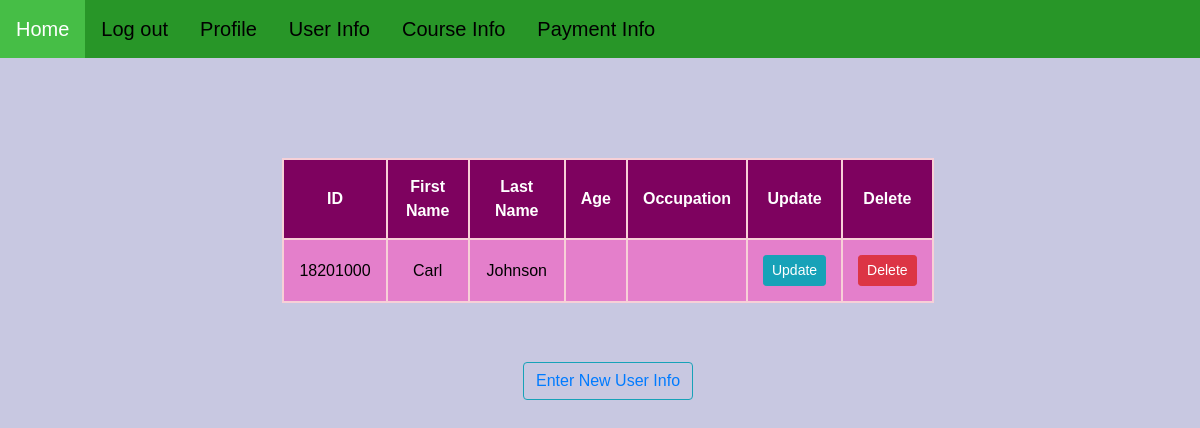
The app's page /userinfo/ (signed in) with its own data.
### User/models.py (models this page shows)
class Userinfo(models.Model):
    user = models.CharField(max_length=20, db_column="user",default="JohnDoe", verbose_name='Username')
    user_id = models.CharField(max_length=8, default=18201000, verbose_name='User ID', unique=True)
    user_firstname = models.CharField(max_length=20, db_column="First name",default="John", verbose_name='First Name')
    user_lastname = models.CharField(max_length=20, db_column="Last name", default="Doe", verbose_name='Last Name')
    user_semester = models.CharField(max_length=50, db_column="Semester", default = "1-1", verbose_name='Semester')
    class Meta:
        db_table = "User Info"

### User/views.py (the view)
# urls.py: path('userinfo/', uviews.userinfo, name="userinfo"),
@login_required
def userinfo(request):
    uinfo = Userinfo.objects.all().order_by('user_id', '-user_semester')
    context = {'uinfo': uinfo}
    return render(request, "User/userinfo.html", context)

### Templates/User/userinfo.html (shortened to what this page needs)
{% extends 'User/base.html' %}
{% load crispy_forms_tags %}
{% block content %}
{% load static %}
<table>
    <tr>
        <th>ID</th>
        <th>First Name</th>
        <th>Last Name</th>
        <th>Age</th>
        <th>Occupation</th>
        <th>Update</th>
        <th>Delete</th>
    </tr>
    {% for r in uinfo %}
    <tr>
        <td>{{ r.user_id }}</td>
        <td>{{ r.user_firstname }}</td>
        <td>{{ r.user_lastname }}</td>
        <td>{{ r.user_age }}</td>
        <td>{{ r.user_occupation }}</td>
        <td><a class="btn btn-sm btn-info" href="{% url 'updateuser' r.user_id %}">Update</a></td>
        <td><a class="btn btn-sm btn-danger" href="{% url 'deleteuser' r.user_id %}">Delete</a></td>
    </tr>
    {% endfor %}
</table>
<div class="container" style="padding-left:25%; padding-right:25%; padding-top:5%;">
    <button class="form-group btn btn-outline-info" type="button">
        <a href="{% url 'enteruserinfo' %}">Enter New User Info</a>
    </button>
    <br>
</div>
{% endblock %}

### User/static/User/style.css (style rules this page uses)
* { box-sizing: border-box; }
body { margin: 0; font-family: Arial, Helvetica, sans-serif; font-size: 16px; color: rgb(0,0,0); background-color: rgb(200,200,225); }

### Templates/User/userinfo.html (style rules this page uses)
table, th, td { border: 2px solid rgb(247, 208, 215); height: 40px; }
table { margin-top:100px; width: 55%; }
th { background-color: #7e025f; color: white; }
td { background-color: #e47fcb; color: black; }
th, td { padding: 15px; text-align: center; }

### records on screen
Userinfo: user_id "18201000", user_firstname "Carl", user_lastname "Johnson"
